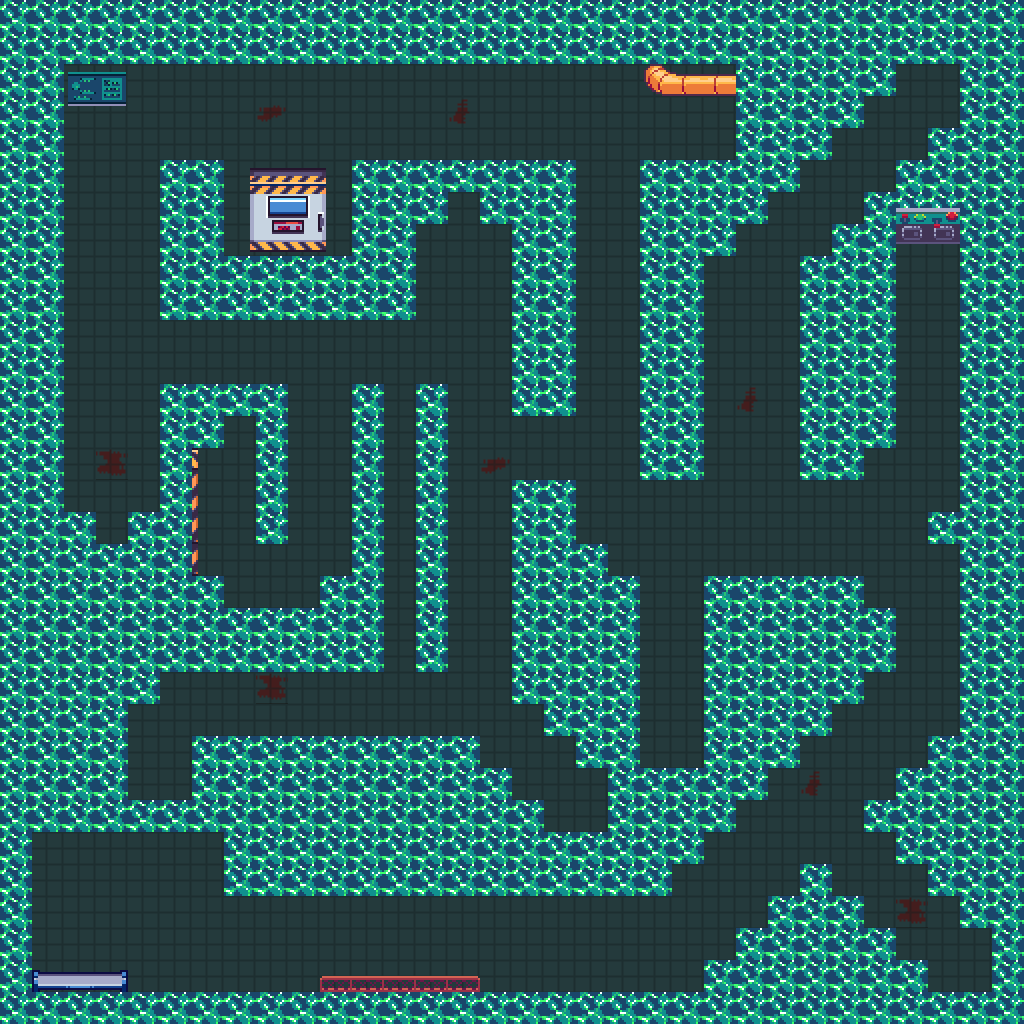

A level layout from a 2D game, rendered from its tile map. Below: a short description, then the map file with tile-grid data replaced by summaries:
An orthogonal 32x32 tile map with 32x32 px tiles, 5 tile layers (Floor, Wall Graphics, Object Graphics, Object 2 Graphics, ...), 4 tilesets and 146 objects.

<map version="1.10" tiledversion="1.11.2" orientation="orthogonal" renderorder="right-down" width="32" height="32" tilewidth="32" tileheight="32" infinite="0" nextlayerid="14" nextobjectid="222">
 <tileset firstgid="1" source="../assets/TSX Map Files/Teleporter.tsx" />
 <tileset firstgid="290" source="../assets/TSX Map Files/Laboratory2.tsx" />
 <tileset firstgid="882" source="../assets/TSX Map Files/Dungeon Tiles.tsx" />
 <tileset firstgid="1507" source="../assets/TSX Map Files/Laboratory.tsx" />
 <layer id="1" name="Floor" width="32" height="32">
  <data>[1024 cells, 1023 non-empty, 1 distinct tile ids]</data>
 </layer>
 <layer id="4" name="Wall Graphics" width="32" height="32">
  <data>[1024 cells, 545 non-empty, 1 distinct tile ids]</data>
 </layer>
 <layer id="3" name="Object Graphics" width="32" height="32">
  <data>[1024 cells, 43 non-empty, 35 distinct tile ids]</data>
 </layer>
 <layer id="13" name="Object 2 Graphics" width="32" height="32">
  <data>[1024 cells, 0 non-empty, 0 distinct tile ids]</data>
 </layer>
 <layer id="2" name="Top Wall Graphics" width="32" height="32">
  <data>[1024 cells, 0 non-empty, 0 distinct tile ids]</data>
 </layer>
 <objectgroup id="5" name="Trap Damage">
  <object id="143" x="928" y="64" width="32" height="32" />
  <object id="144" x="448" y="96" width="32" height="32" />
  <object id="145" x="448" y="224" width="32" height="32" />
  <object id="146" x="96" y="320" width="32" height="32" />
  <object id="147" x="96" y="448" width="32" height="32" />
  <object id="148" x="256" y="672" width="32" height="32" />
  <object id="149" x="480" y="448" width="32" height="32" />
  <object id="150" x="736" y="512" width="32" height="32" />
  <object id="151" x="928" y="640" width="32" height="32" />
  <object id="152" x="896" y="896" width="32" height="32" />
  <object id="153" x="448" y="896" width="32" height="32" />
 </objectgroup>
 <objectgroup id="6" name="Trap Debuff">
  <object id="136" x="256" y="320" width="32" height="32" />
  <object id="137" x="256" y="96" width="32" height="32" />
  <object id="138" x="736" y="384" width="32" height="32" />
  <object id="139" x="352" y="896" width="32" height="32" />
  <object id="140" x="512" y="928" width="32" height="32" />
  <object id="141" x="800" y="768" width="32" height="32" />
  <object id="142" x="672" y="672" width="32" height="32" />
 </objectgroup>
 <objectgroup id="7" name="Enemy">
  <object id="156" x="640" y="96" width="32" height="32" />
  <object id="157" x="192" y="352" width="32" height="32" />
  <object id="158" x="480" y="544" width="32" height="32" />
  <object id="159" x="960" y="960" width="32" height="32" />
  <object id="160" x="608" y="896" width="32" height="32" />
  <object id="161" x="928" y="384" width="32" height="32" />
  <object id="162" x="160" y="768" width="32" height="32" />
  <object id="163" x="448" y="192" width="32" height="32" />
  <object id="164" x="576" y="800" width="32" height="32" />
  <object id="165" x="800" y="544" width="32" height="32" />
  <object id="166" x="96" y="512" width="32" height="32" />
  <object id="167" x="896" y="96" width="32" height="32" />
 </objectgroup>
 <objectgroup id="8" name="Entry" />
 <objectgroup id="9" name="Key">
  <object id="155" x="160" y="768" width="32" height="32" />
 </objectgroup>
 <objectgroup id="10" name="Walls">
  <object id="5" x="928" y="224" width="32" height="32" />
  <object id="9" x="66.9425" y="64" width="61.0575" height="32" />
  <object id="13" x="256" y="192" width="62.4857" height="64" />
  <object id="39" x="32" y="32" width="32" height="480" />
  <object id="40" x="64" y="32" width="704" height="32" />
  <object id="41" x="736" y="64" width="32" height="128" />
  <object id="42" x="640" y="160" width="96" height="32" />
  <object id="43" x="640" y="192" width="32" height="288" />
  <object id="44" x="672" y="224" width="32" height="256" />
  <object id="45" x="704" y="224" width="32" height="32" />
  <object id="46" x="704" y="192" width="64" height="32" />
  <object id="47" x="768" y="128" width="32" height="64" />
  <object id="48" x="800" y="96" width="32" height="64" />
  <object id="49" x="832" y="64" width="32" height="64" />
  <object id="50" x="864" y="32" width="32" height="64" />
  <object id="51" x="896" y="32" width="96" height="32" />
  <object id="53" x="928" y="128" width="32" height="96" />
  <object id="54" x="896" y="160" width="32" height="64" />
  <object id="55" x="864" y="192" width="32" height="256" />
  <object id="56" x="800" y="256" width="32" height="224" />
  <object id="59" x="832" y="224" width="32" height="64" />
  <object id="60" x="960" y="64" width="32" height="864" />
  <object id="61" x="928" y="736" width="32" height="64" />
  <object id="62" x="896" y="768" width="32" height="96" />
  <object id="63" x="928" y="832" width="32" height="64" />
  <object id="64" x="864" y="800" width="32" height="32" />
  <object id="65" x="928" y="512" width="32" height="32" />
  <object id="66" x="992" y="896" width="32" height="128" />
  <object id="67" x="0" y="992" width="992" height="32" />
  <object id="70" x="192" y="736" width="32" height="64" />
  <object id="71" x="224" y="736" width="256" height="32" />
  <object id="72" x="448" y="768" width="64" height="32" />
  <object id="73" x="480" y="800" width="64" height="32" />
  <object id="74" x="512" y="832" width="128" height="64" />
  <object id="75" x="32" y="800" width="224" height="32" />
  <object id="76" x="224" y="832" width="32" height="64" />
  <object id="77" x="256" y="864" width="256" height="32" />
  <object id="78" x="96" y="672" width="32" height="128" />
  <object id="82" x="192" y="608" width="192" height="64" />
  <object id="83" x="128" y="640" width="64" height="32" />
  <object id="86" x="160" y="384" width="32" height="192" />
  <object id="87" x="192" y="384" width="32" height="64" />
  <object id="88" x="224" y="384" width="64" height="32" />
  <object id="89" x="256" y="416" width="32" height="128" />
  <object id="90" x="160" y="576" width="64" height="32" />
  <object id="91" x="320" y="576" width="64" height="32" />
  <object id="92" x="352" y="384" width="32" height="192" />
  <object id="93" x="416" y="384" width="32" height="288" />
  <object id="94" x="32" y="512" width="64" height="32" />
  <object id="95" x="64" y="544" width="96" height="32" />
  <object id="96" x="128" y="512" width="32" height="32" />
  <object id="97" x="160" y="160" width="64" height="160" />
  <object id="98" x="224" y="256" width="192" height="64" />
  <object id="99" x="352" y="160" width="64" height="96" />
  <object id="100" x="416" y="160" width="160" height="32" />
  <object id="103" x="416" y="192" width="32" height="32" />
  <object id="104" x="480" y="192" width="96" height="32" />
  <object id="105" x="512" y="224" width="64" height="192" />
  <object id="106" x="512" y="480" width="32" height="224" />
  <object id="107" x="544" y="480" width="32" height="96" />
  <object id="108" x="576" y="544" width="32" height="32" />
  <object id="109" x="576" y="576" width="64" height="32" />
  <object id="111" x="608" y="608" width="32" height="224" />
  <object id="112" x="640" y="768" width="96" height="32" />
  <object id="113" x="704" y="576" width="32" height="192" />
  <object id="114" x="736" y="576" width="128" height="32" />
  <object id="117" x="832" y="608" width="32" height="96" />
  <object id="118" x="864" y="608" width="32" height="64" />
  <object id="119" x="800" y="672" width="32" height="64" />
  <object id="120" x="768" y="704" width="32" height="64" />
  <object id="121" x="736" y="736" width="32" height="64" />
  <object id="123" x="640" y="832" width="32" height="64" />
  </objectgroup>
 <objectgroup id="11" name="Boss">
  <!-- 2 objects omitted --></objectgroup>
 <objectgroup id="12" name="Teleporter">
  <!-- 1 objects omitted --></objectgroup>
</map>
<!-- 43 of 146 objects omitted -->
